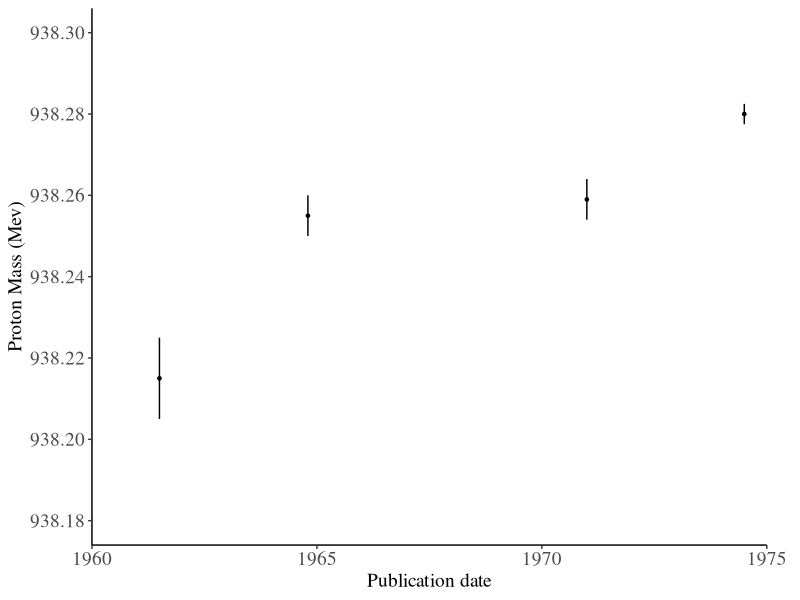

The R script that drew this image:
###--------------------------------------------------------------------------------###
###--------------------------------------------------------------------------------###
### Figure 3: Proton Mass; Statistics of Replication Paper 
###--------------------------------------------------------------------------------###
###--------------------------------------------------------------------------------###

# Load package(s)
library(tidyverse)

# Recreate data -- eyeball it
proton_dat <- tibble(year     = c(1961.5, 1964.8, 1971, 1974.5),
                     estimate = c(938.215, 938.255, 938.259, 938.28),
                     error    = c(0.01, 0.005, 0.005,0.0025))

fig3 <- ggplot(data = proton_dat, aes(x =year, y = estimate)) +
  geom_pointrange(
    aes(ymin = estimate - error, ymax = estimate + error),
    fatten = 0.5
    ) +
  scale_x_continuous(
    name = "Publication date",
    limits = c(1960, 1975),
    breaks = seq(1960, 1975, 5),
    expand = c(0,0)
    ) +
  scale_y_continuous(
    name   = "Proton Mass (Mev)",
    limits = c(938.18, 938.30),
    breaks = seq(938.18, 938.30, 0.02)
  ) +
  theme_classic() +
  theme(
    text = element_text(family = "Times"),
    plot.margin = margin(t = 6, l = 6, b = 6, r = 24, unit = "pt"),
    axis.text = element_text(size = 14),
    axis.title = element_text(size = 14), 
    title = element_text(size = 16)
    )

ggsave(plot = fig3,
       filename = "./graphics/Figure 3.pdf",
       width = 3.8, height = 4)

  
